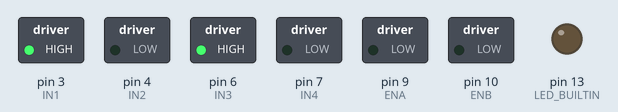
Bench run of a sketch on a simulated Arduino Nano, built with avr-gcc and run on an emulated ATmega328P. Parts: switched loads named in the sketch (green lamp = pin HIGH), output pins drawn as LEDs (lit = HIGH). What the sketch prints to the serial monitor is not drawn.

Above: at 0.1 s.
At 0.6 s:
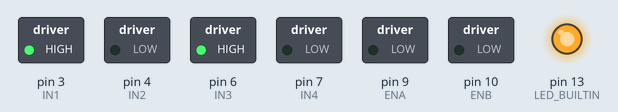
Timing chart, 0 to 10.5 s (numbered marks = the images above):
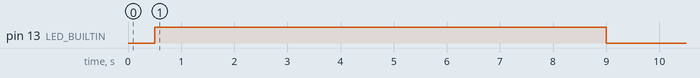

The sketch:

corner_shoot_code_other_arduino.ino
```cpp
#include <QTRSensors.h>

// Motor driver pins
#define ENA 9   // Right motor speed
#define IN1 3   // Right motor dir 1
#define IN2 4   // Right motor dir 2
#define ENB 10  // Left motor speed
#define IN3 6   // Left motor dir 1
#define IN4 7   // Left motor dir 2

//max speed
const int baseSpeedL = 255;
const int baseSpeedR = 255;

int cn = 0;
//cn for tarczech

// QTR sensor array
const uint8_t SensorCount = 8;
QTRSensors qtr;
uint16_t sensorValues[SensorCount];

/*base speed
const int baseSpeedL = 30;
const int baseSpeedR = 60;
*/

void setup() {
  Serial.begin(9600);

  // Set up motor pins
  pinMode(ENA, OUTPUT);
  pinMode(IN1, OUTPUT);
  pinMode(IN2, OUTPUT);
  pinMode(ENB, OUTPUT);
  pinMode(IN3, OUTPUT);
  pinMode(IN4, OUTPUT);

  // Set direction forward for both motors
  digitalWrite(IN1, HIGH);
  digitalWrite(IN2, LOW);
  digitalWrite(IN3, HIGH);
  digitalWrite(IN4, LOW);


  // configure the sensors
  qtr.setTypeAnalog();
  qtr.setSensorPins((const uint8_t[]){A0, A1, A2, A3, A4, A5, A6, A7}, SensorCount);
  qtr.setEmitterPin(12);

  delay(500);
  pinMode(LED_BUILTIN, OUTPUT);
  digitalWrite(LED_BUILTIN, HIGH); // calibration mode

  delay(2500);
  // Calibration
  for (uint16_t i = 0; i < 200; i++) {
    qtr.calibrate();
    delay(5);
  }
  digitalWrite(LED_BUILTIN, LOW); // done calibrating

  delay(2500);


}

bool puckCzech(){
  int count = 0;
  for (int i = 1; i < 7; i++){
    if(sensorValues[i] < 50){
      count++;
      if(count == 6){
        cn++;
        count = 0;
        return 1;
      }
    }
  }

  return 0;
}

bool crossCzech(){
  int count = 0;
  for (int i = 1; i < 7; i++){
    Serial.println(sensorValues[i]);
    if(sensorValues[i] > 950){
      count++;
      //Serial.println(count);
      if(count == 6){
        cn++;
        count = 0;
        return 1;
      }
    }
  }

  return 0;
}

void moveMotors(int speedL, int speedR){
  analogWrite(ENA, speedL);
  analogWrite(ENB, speedR);
}

void fire(int cnGoal){
  cn = 0;
  while (cn < cnGoal){
    bool x = crossCzech();
    //Serial.println(x);
    if (x==1){
      delay(2500);
    }
    Serial.println(cn);
  }
  moveMotors(255, 0);
  delay(3000);
  moveMotors(255, 255);
  delay(5000);
  moveMotors(0, 0);
  // while (cn < cnGoal){
  //   moveMotorsBack(0, 0);
  //   bool x = tarCzech();
  //   if (x==1){
  //     delay(3000);
  //   }
  // }
  // moveMotorsBack(255, 0);
  // delay(3000);
  // moveMotorsBack(255, 255);
  //bool x;
  // if (cn == 0) {
  //   x = puckCzech();
  //   if (x==1){
  //     delay(5000);
  //   }
  // }
  // x = crossCzech();
  // //Serial.println(x);
  // if (x==1){
  //   delay(2500);
  // }
  // Serial.println(cn);

}


void loop() {
  //moveMotors(255, 255);
  fire(1);
  delay(250000);
  // fire(1);
}
```
